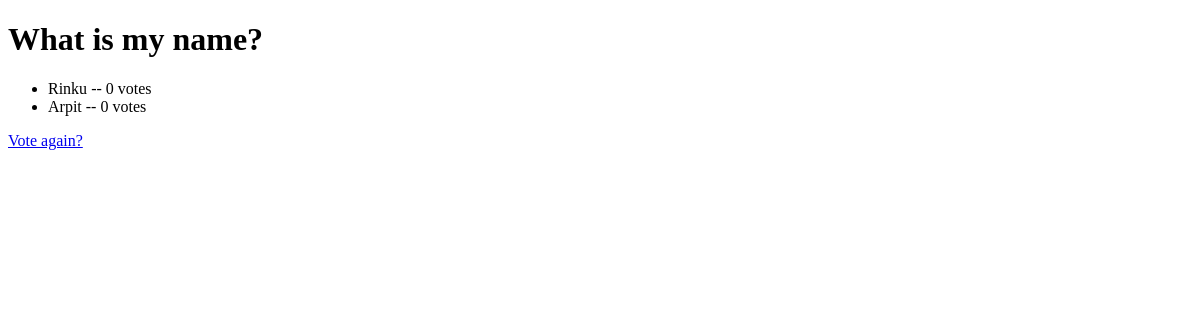
The app's page /polls/3/results/, older data.
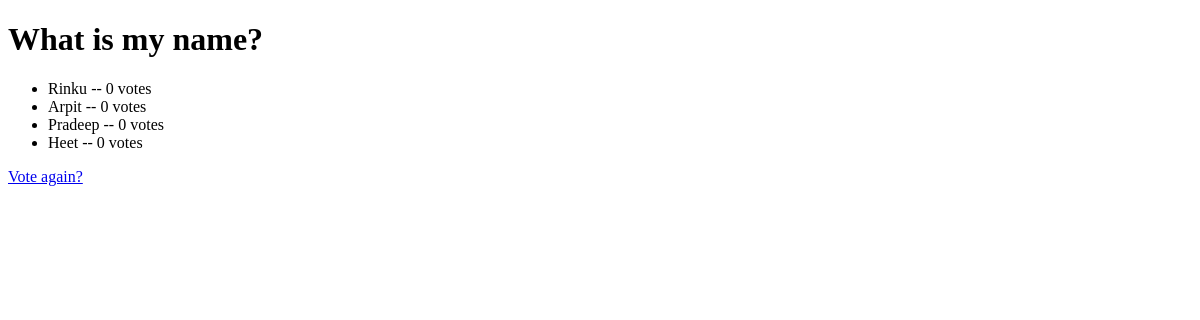
The same page, newer data.
### polls/models.py (models this page shows, shortened)
class Choice (models.Model):
    question = models.ForeignKey(Question , on_delete=models.CASCADE)
    choice_text = models.CharField(max_length=200)
    votes = models.IntegerField(default=0)

### polls/views.py (the view)
# urls.py: path("<int:pk>/results/",views.ResultsView.as_view(), name="results"),
class ResultsView(generic.DetailView):
    model = Question
    template_name = "polls/results.html"

### polls/templates/polls/results.html (shortened to what this page needs)
<!DOCTYPE html>
<html lang="en">
<head>
</head>
<body>
    <h1>{{ question.question_text }}</h1>
<ul>
{% for choice in question.choice_set.all %}
    <li>{{ choice.choice_text }} -- {{ choice.votes }} vote{{ choice.votes|pluralize }}</li>
{% endfor %}
</ul>
<a href="{% url 'polls:detail' question.id %}">Vote again?</a>
</body>
</html>

Row changes from the older to the newer data that the page shows:
added Choice: choice_text "Pradeep", votes "0"
added Choice: choice_text "Heet", votes "0"
